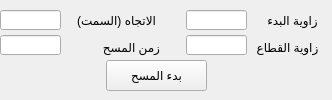
       <widget class="QWidget" name="tab_2">
        <attribute name="title">
         <string>   المسح الشاقولي  </string>
        </attribute>
        <widget class="QLabel" name="Start_L_2">
         <property name="geometry">
          <rect>
           <x>262</x>
           <y>10</y>
           <width>61</width>
           <height>20</height>
          </rect>
         </property>
         <property name="layoutDirection">
          <enum>Qt::RightToLeft</enum>
         </property>
         <property name="text">
          <string>زاوية البدء</string>
         </property>
         <property name="alignment">
          <set>Qt::AlignCenter</set>
         </property>
        </widget>
        <widget class="QPushButton" name="ScanTilt">
         <property name="geometry">
          <rect>
           <x>106</x>
           <y>60</y>
           <width>101</width>
           <height>31</height>
          </rect>
         </property>
         <property name="layoutDirection">
          <enum>Qt::RightToLeft</enum>
         </property>
         <property name="text">
          <string>بدء المسح</string>
         </property>
        </widget>
        <widget class="QLabel" name="Sector_L_2">
         <property name="geometry">
          <rect>
           <x>252</x>
           <y>37</y>
           <width>71</width>
           <height>20</height>
          </rect>
         </property>
         <property name="layoutDirection">
          <enum>Qt::RightToLeft</enum>
         </property>
         <property name="text">
          <string>زاوية القطاع</string>
         </property>
         <property name="alignment">
          <set>Qt::AlignCenter</set>
         </property>
        </widget>
        <widget class="QLineEdit" name="ScanTimeValue_2">
         <property name="geometry">
          <rect>
           <x>0</x>
           <y>35</y>
           <width>61</width>
           <height>20</height>
          </rect>
         </property>
         <property name="layoutDirection">
          <enum>Qt::RightToLeft</enum>
         </property>
         <property name="alignment">
          <set>Qt::AlignCenter</set>
         </property>
         <property name="readOnly">
          <bool>false</bool>
         </property>
        </widget>
        <widget class="QLineEdit" name="SectorValue_2">
         <property name="geometry">
          <rect>
           <x>186</x>
           <y>35</y>
           <width>61</width>
           <height>20</height>
          </rect>
         </property>
         <property name="layoutDirection">
          <enum>Qt::RightToLeft</enum>
         </property>
         <property name="alignment">
          <set>Qt::AlignCenter</set>
         </property>
         <property name="readOnly">
          <bool>false</bool>
         </property>
        </widget>
        <widget class="QLabel" name="Time_L_2">
         <property name="geometry">
          <rect>
           <x>96</x>
           <y>37</y>
           <width>71</width>
           <height>20</height>
          </rect>
         </property>
         <property name="layoutDirection">
          <enum>Qt::RightToLeft</enum>
         </property>
         <property name="text">
          <string>زمن المسح</string>
         </property>
         <property name="alignment">
          <set>Qt::AlignCenter</set>
         </property>
        </widget>
        <widget class="QLineEdit" name="TiltStart">
         <property name="geometry">
          <rect>
           <x>186</x>
           <y>10</y>
           <width>61</width>
           <height>20</height>
          </rect>
         </property>
         <property name="layoutDirection">
          <enum>Qt::RightToLeft</enum>
         </property>
         <property name="alignment">
          <set>Qt::AlignCenter</set>
         </property>
         <property name="readOnly">
          <bool>false</bool>
         </property>
        </widget>
        <widget class="QLineEdit" name="PanValue">
         <property name="geometry">
          <rect>
           <x>0</x>
           <y>10</y>
           <width>61</width>
           <height>20</height>
          </rect>
         </property>
         <property name="layoutDirection">
          <enum>Qt::RightToLeft</enum>
         </property>
         <property name="alignment">
          <set>Qt::AlignCenter</set>
         </property>
         <property name="readOnly">
          <bool>false</bool>
         </property>
        </widget>
        <widget class="QLabel" name="Pan_L_2">
         <property name="geometry">
          <rect>
           <x>66</x>
           <y>10</y>
           <width>101</width>
           <height>20</height>
          </rect>
         </property>
         <property name="layoutDirection">
          <enum>Qt::RightToLeft</enum>
         </property>
         <property name="text">
          <string>الاتجاه (السمت)</string>
         </property>
         <property name="alignment">
          <set>Qt::AlignCenter</set>
         </property>
        </widget>
       </widget>
